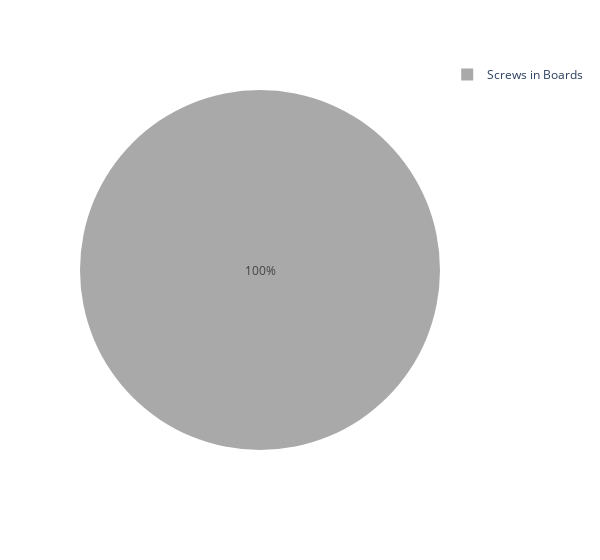
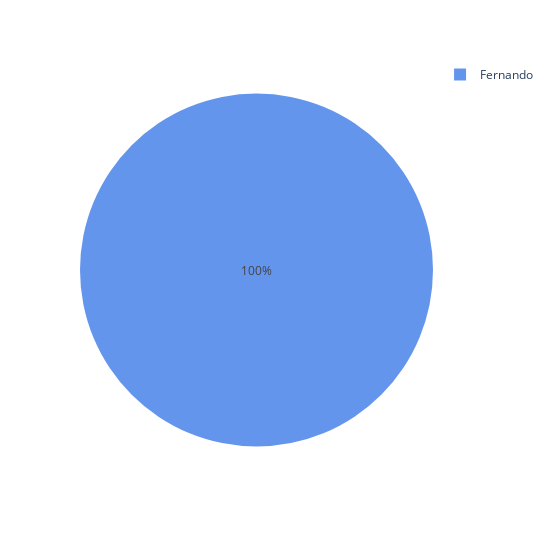

The code cell stored with these charts, in order, in its notebook:
### Code cell
include_break_pie = 0

def plot_task(df):

    color_discrete_task = { 'Break': 'navy', 'TEKOX Red Black Cables': 'tomato', 'TEKOX Blue Brown Cables': 'cornflowerblue', 'MFALG Assembly': 'gold',
                      'Screws in Boards': 'darkgray', 'Extra activity 1': 'darkorange', 'Extra Activity 2': 'violet', 'Unkown Activity': 'limegreen'}
    
    color_discrete_emp = {'Fernando': 'cornflowerblue', 'Luis': 'yellowgreen'}

    column_order = ['ts', 'empid','emp_name','task','task_name','sec']
    df = df[column_order]
    # Exclude task '0' from the DataFrame
    if not include_break_pie:
        df1 = df[df['task'] != 0]
    else:
        df1 = df
    #display(df1)
    #TASK
    # Sum the 'sec' values based on the 'task' column
    sum_by_task = df1.groupby('task_name')['sec'].sum().reset_index()

    for index,row in sum_by_task.iterrows():
        print(row['task_name'],row['sec'])
        sum_task_dt =  pd.Timedelta(seconds = row['sec'])
        print(sum_task_dt)

    # Create a pie chart
    fig_task = px.pie(sum_by_task, names='task_name', 
                      values='sec',
                      color = 'task_name',
                      color_discrete_map = color_discrete_task, 
                      width = 600)
                      #title='Time Spent in Each Task')
    fig_task.show()
    fig_task.write_image('images/taskpie_' + date + '.svg')



    #EMPLOYEE // do not work in break
    df2 = df1[df1['task'] != 0]
    # Sum the 'sec' values based on the 'emp_name' column
    sum_by_emp = df2.groupby('emp_name')['sec'].sum().reset_index()
    #print(sum_by_emp['sec'])
    #print(sum_by_emp)
    for index,row in sum_by_emp.iterrows():
        print(row['emp_name'],row['sec'])
        sum_emp_dt =  pd.Timedelta(seconds = row['sec'])
        print(sum_emp_dt)

    # Create a pie chart
    fig_emp = px.pie(sum_by_emp, names='emp_name', 
                     values='sec', 
                     color = 'emp_name',
                      color_discrete_map = color_discrete_emp,
                      width = 550)
                      #title='Time Worked by Each Employee')
    fig_emp.show()

    fig_emp.write_image('images/emppie_' + date + '.svg')
plot_task(df1)

#for i in unique_values:
#    total_time[i] =

### Figure 1 — Plotly figure (JSON) as saved in the notebook; plotly's stock layout.template omitted (floating-point values rounded to 4 significant figures)
{"data": [{"customdata": [["Screws in Boards"]], "domain": {"x": [0, 1], "y": [0, 1]}, "hovertemplate": "task_name=%{customdata[0]}<br>sec=%{value}<extra></extra>", "labels": ["Screws in Boards"], "legendgroup": "", "marker": {"colors": ["darkgray"]}, "name": "", "showlegend": true, "type": "pie", "values": [12358]}], "layout": {"legend": {"tracegroupgap": 0}, "margin": {"t": 60}, "width": 600}}

### Figure 2 — Plotly figure (JSON) as saved in the notebook; plotly's stock layout.template omitted (floating-point values rounded to 4 significant figures)
{"data": [{"customdata": [["Fernando"]], "domain": {"x": [0, 1], "y": [0, 1]}, "hovertemplate": "emp_name=%{customdata[0]}<br>sec=%{value}<extra></extra>", "labels": ["Fernando"], "legendgroup": "", "marker": {"colors": ["cornflowerblue"]}, "name": "", "showlegend": true, "type": "pie", "values": [12358]}], "layout": {"legend": {"tracegroupgap": 0}, "margin": {"t": 60}, "width": 550}}
